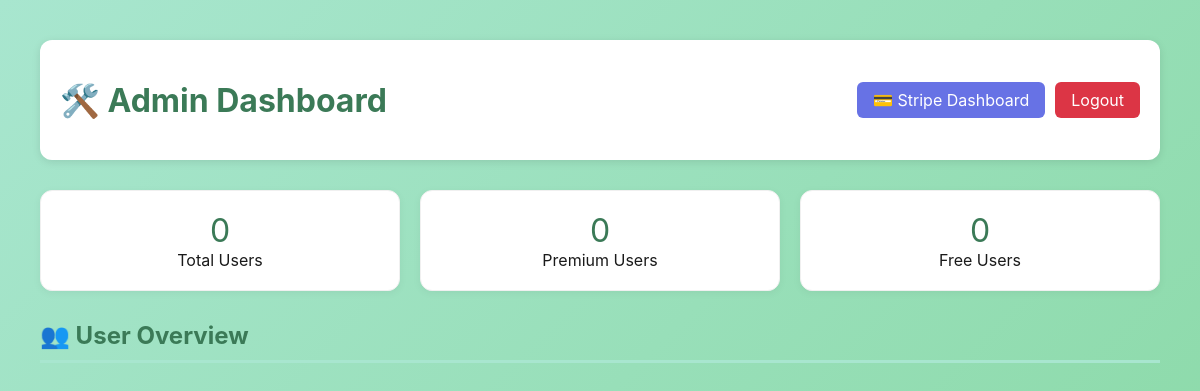
The app's page /admin/dashboard (signed in), older data.
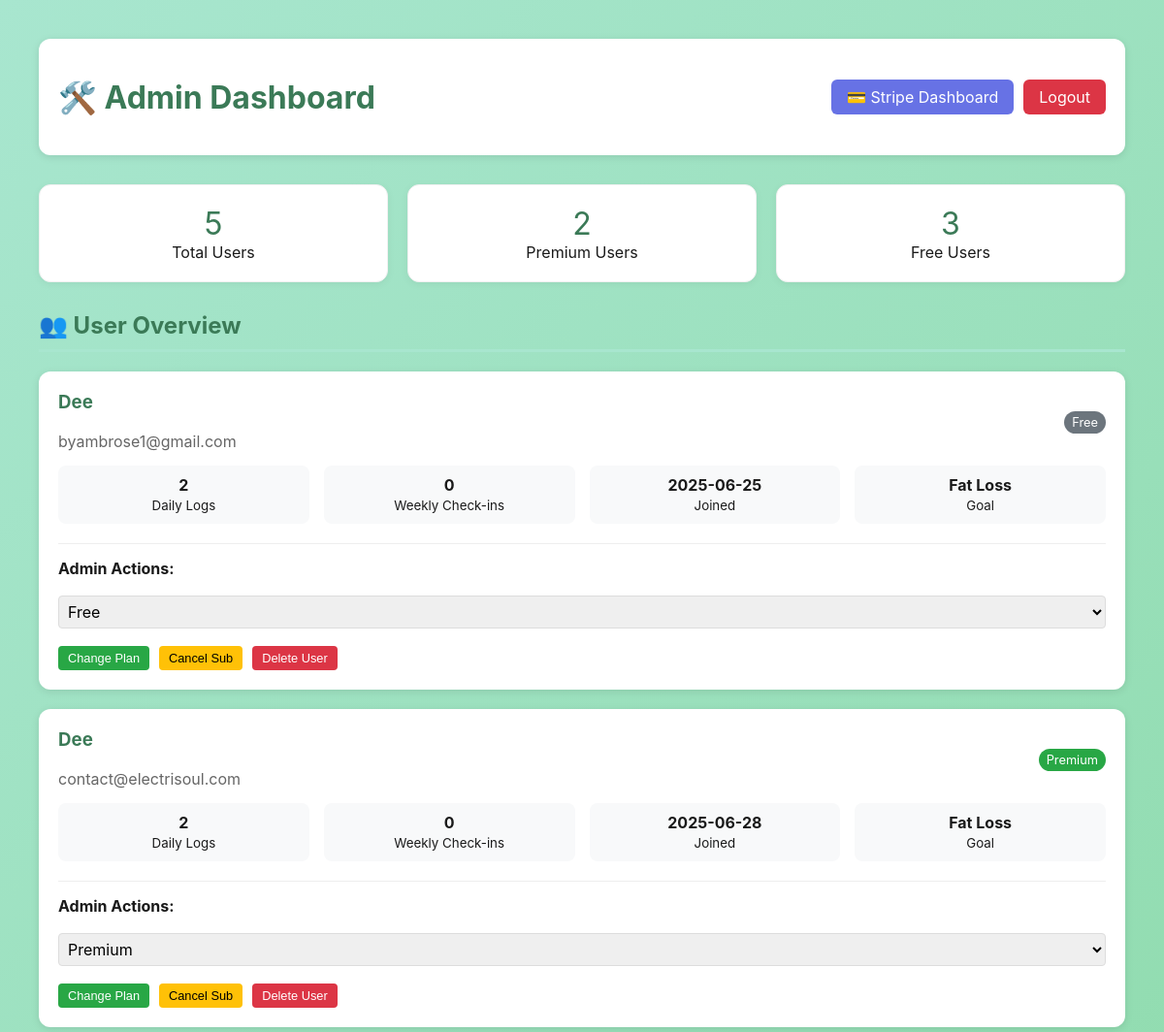
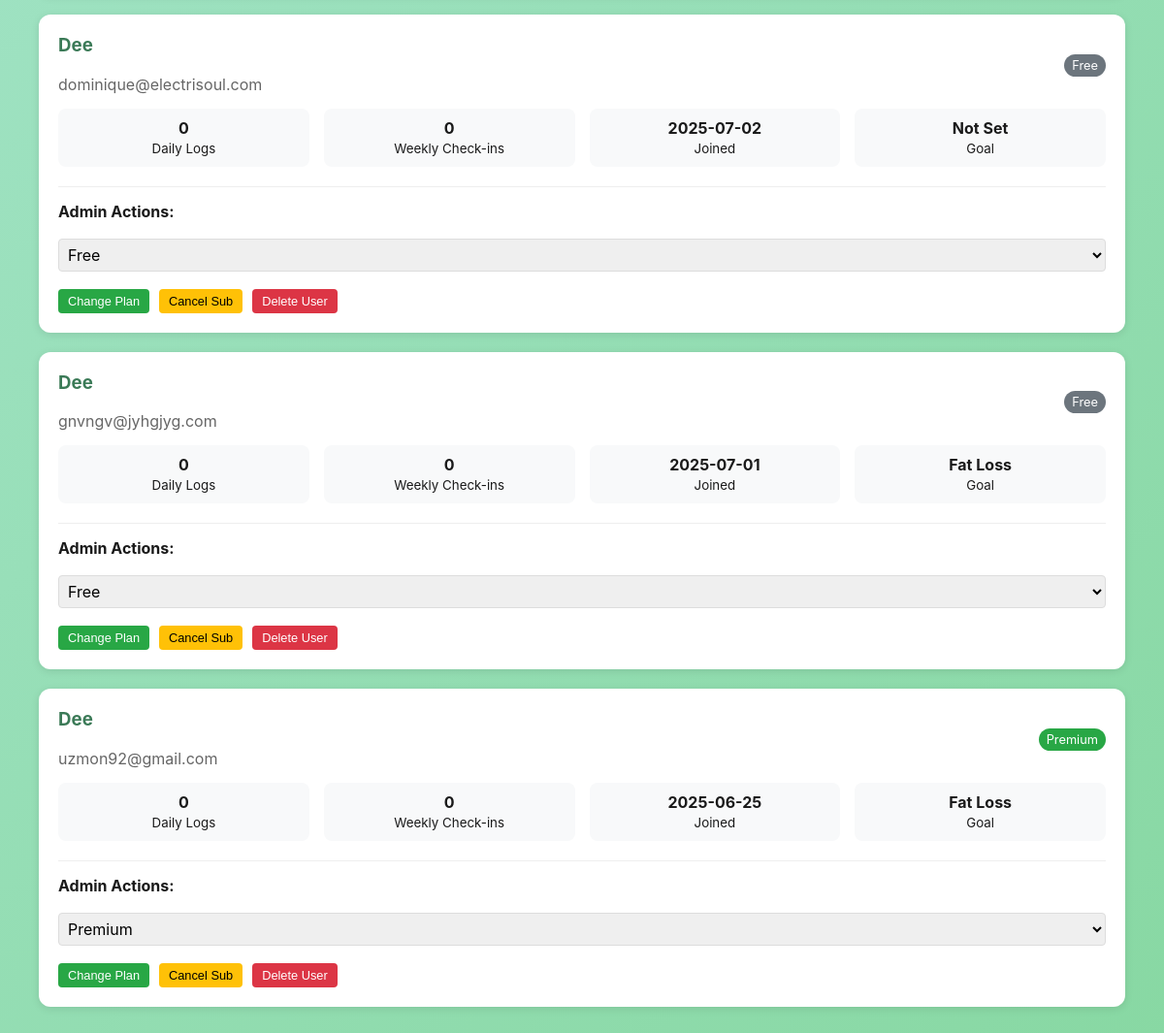
The same page, newer data (2 pictures, top to bottom).
### tables this page shows
CREATE TABLE users (
            email TEXT PRIMARY KEY,
            name TEXT NOT NULL,
            password TEXT NOT NULL,
            created_at TEXT NOT NULL,
            subscription_tier TEXT DEFAULT 'free',
            subscription_status TEXT DEFAULT 'active',
            stripe_customer_id TEXT,
            profile_data TEXT
        );

### main.py (the view)
@app.route('/admin/dashboard')
def admin_dashboard():
    if not session.get('admin_authenticated'):
        return redirect(url_for('admin_login'))
    from database import get_all_users
    users = get_all_users()
    return render_template('admin_dashboard.html', users=users)

### database.py (called while the page is built)
def get_all_users():
    conn = sqlite3.connect('fitness_app.db')
    cursor = conn.cursor()
    cursor.execute('SELECT email FROM users')
    user_emails = [row[0] for row in cursor.fetchall()]
    conn.close()
    users = []
    for email in user_emails:
        user = get_user(email)
        if user:
            users.append(user)
    return users

### templates/admin_dashboard.html (shortened to what the changed rows need)
<!DOCTYPE html>
<html lang="en">
<head>
    <link rel="stylesheet" href="{{ url_for('static', filename='style.css') }}">
</head>
<body>
    <div class="admin-container">
        <div class="admin-header">
            <h1>🛠️ Admin Dashboard</h1>
        </div>
        <div class="dashboard-stats" style="display: grid; grid-template-columns: repeat(auto-fit, minmax(200px, 1fr)); gap: 20px; margin-bottom: 30px;">
            <div class="stat-card" style="background: white; padding: 20px; border-radius: 12px; text-align: center;">
                <div style="font-size: 2rem; color: #3B7A57;">{{ users|length }}</div>
                <div>Total Users</div>
            </div>
            <div class="stat-card" style="background: white; padding: 20px; border-radius: 12px; text-align: center;">
                <div style="font-size: 2rem; color: #3B7A57;">{{ users|selectattr('subscription_tier', 'equalto', 'premium')|list|length }}</div>
                <div>Premium Users</div>
            </div>
            <div class="stat-card" style="background: white; padding: 20px; border-radius: 12px; text-align: center;">
                <div style="font-size: 2rem; color: #3B7A57;">{{ users|selectattr('subscription_tier', 'equalto', 'free')|list|length }}</div>
                <div>Free Users</div>
            </div>
        </div>
        <h2>👥 User Overview</h2>
        <div class="users-grid">
            {% for user in users %}
            <div class="user-card">
                <div class="user-header">
                    <div>
                        <h3>{{ user.name|title }}</h3>
                        <p style="color: #666; margin: 0;">{{ user.email }}</p>
                    </div>
                    <div style="text-align: right;">
                        <span style="background: {% if user.subscription_tier == 'premium' %}#28a745{% else %}#6c757d{% endif %}; color: white; padding: 4px 8px; border-radius: 12px; font-size: 0.8rem;">
                            {{ user.subscription_tier|title }}
                        </span>
                    </div>
                </div>
                <div class="user-stats">
                    <div class="stat-item">
                        <div style="font-weight: bold;">{{ user.daily_logs|length if user.daily_logs else 0 }}</div>
                        <small>Daily Logs</small>
                    </div>
                    <div class="stat-item">
                        <div style="font-weight: bold;">{{ user.weekly_checkins|length if user.weekly_checkins else 0 }}</div>
                        <small>Weekly Check-ins</small>
                    </div>
                    <div class="stat-item">
                        <div style="font-weight: bold;">{{ user.created_at[:10] if user.created_at else 'N/A' }}</div>
                        <small>Joined</small>
                    </div>
                    <div class="stat-item">
                        <div style="font-weight: bold;">
                            {% if user.profile_data.goal %}{{ user.profile_data.goal|replace('_', ' ')|title }}{% else %}Not Set{% endif %}
                        </div>
                        <small>Goal</small>
                    </div>
                </div>
                <div style="margin-top: 20px; padding-top: 15px; border-top: 1px solid #eee;">
                    <strong>Admin Actions:</strong>
                    <div style="display: flex; gap: 10px; margin-top: 10px; flex-wrap: wrap;">
                        <select id="subscription-{{ loop.index }}" style="padding: 5px; border: 1px solid #ddd; border-radius: 4px;">
                            <option value="free" {% if user.subscription_tier == 'free' %}selected{% endif %}>Free</option>
                            <option value="premium" {% if user.subscription_tier == 'premium' %}selected{% endif %}>Premium</option>
                        </select>
                        <button onclick="changeSubscription('{{ user.email }}', document.getElementById('subscription-{{ loop.index }}').value)"
                                style="background: #28a745; color: white; border: none; padding: 5px 10px; border-radius: 4px; cursor: pointer; font-size: 0.8rem;">
                            Change Plan
                        </button>
                        <button onclick="cancelUser('{{ user.email }}')"
                                style="background: #ffc107; color: black; border: none; padding: 5px 10px; border-radius: 4px; cursor: pointer; font-size: 0.8rem;">
                            Cancel Sub
                        </button>
                        <button onclick="if(confirm('Are you sure you want to delete this user? This cannot be undone.')) deleteUser('{{ user.email }}')"
                                style="background: #dc3545; color: white; border: none; padding: 5px 10px; border-radius: 4px; cursor: pointer; font-size: 0.8rem;">
                            Delete User
                        </button>
                    </div>
                </div>
            </div>
            {% endfor %}
        </div>
    </div>
</body>
</html>

Row changes from the older to the newer data that the page shows:
added users: name "Dee", email "byambrose1@gmail.com", subscription_tier "Free", daily_logs|length "2", weekly_checkins|length "0", created_at "2025-06-25", profile_data.goal "Fat Loss"
added users: name "Dee", email "contact@electrisoul.com", subscription_tier "Premium", daily_logs|length "2", weekly_checkins|length "0", created_at "2025-06-28", profile_data.goal "Fat Loss"
added users: name "Dee", email "dominique@electrisoul.com", subscription_tier "Free", daily_logs|length "0", weekly_checkins|length "0", created_at "2025-07-02", shows "Not Set"
added users: name "Dee", email "gnvngv@jyhgjyg.com", subscription_tier "Free", daily_logs|length "0", weekly_checkins|length "0", created_at "2025-07-01", profile_data.goal "Fat Loss"
added users: name "Dee", email "uzmon92@gmail.com", subscription_tier "Premium", daily_logs|length "0", weekly_checkins|length "0", created_at "2025-06-25", profile_data.goal "Fat Loss"
Text that changed along with them:
{{ users|length }}: "0" → "5"
{{ users|selectattr('subscription_tier', 'equalto', 'free')|list|length }}: "0" → "3"
text no longer shown: "0"
text now shown: "2"
